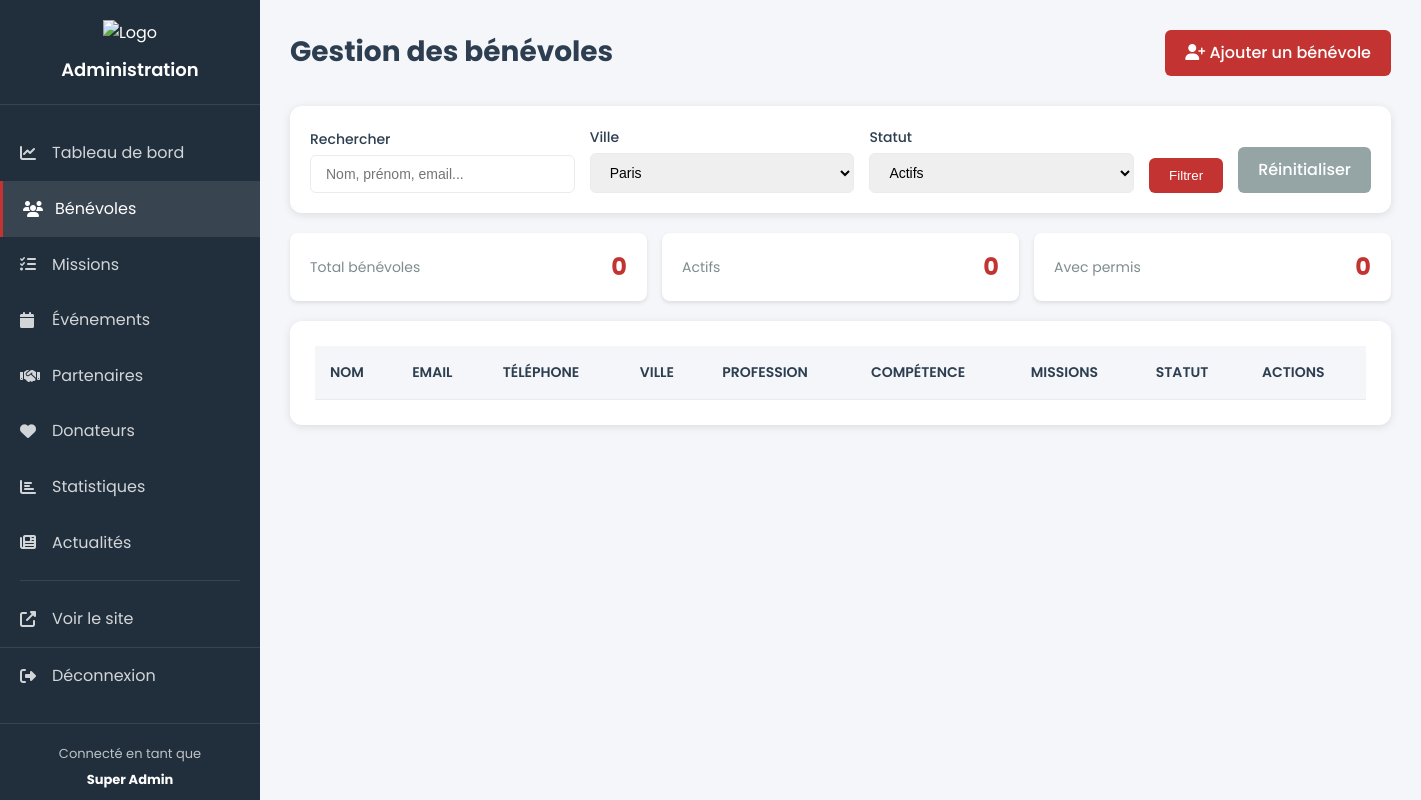
The page /admin/benevoles.php?ville=Paris (signed in) on the database as committed earlier.
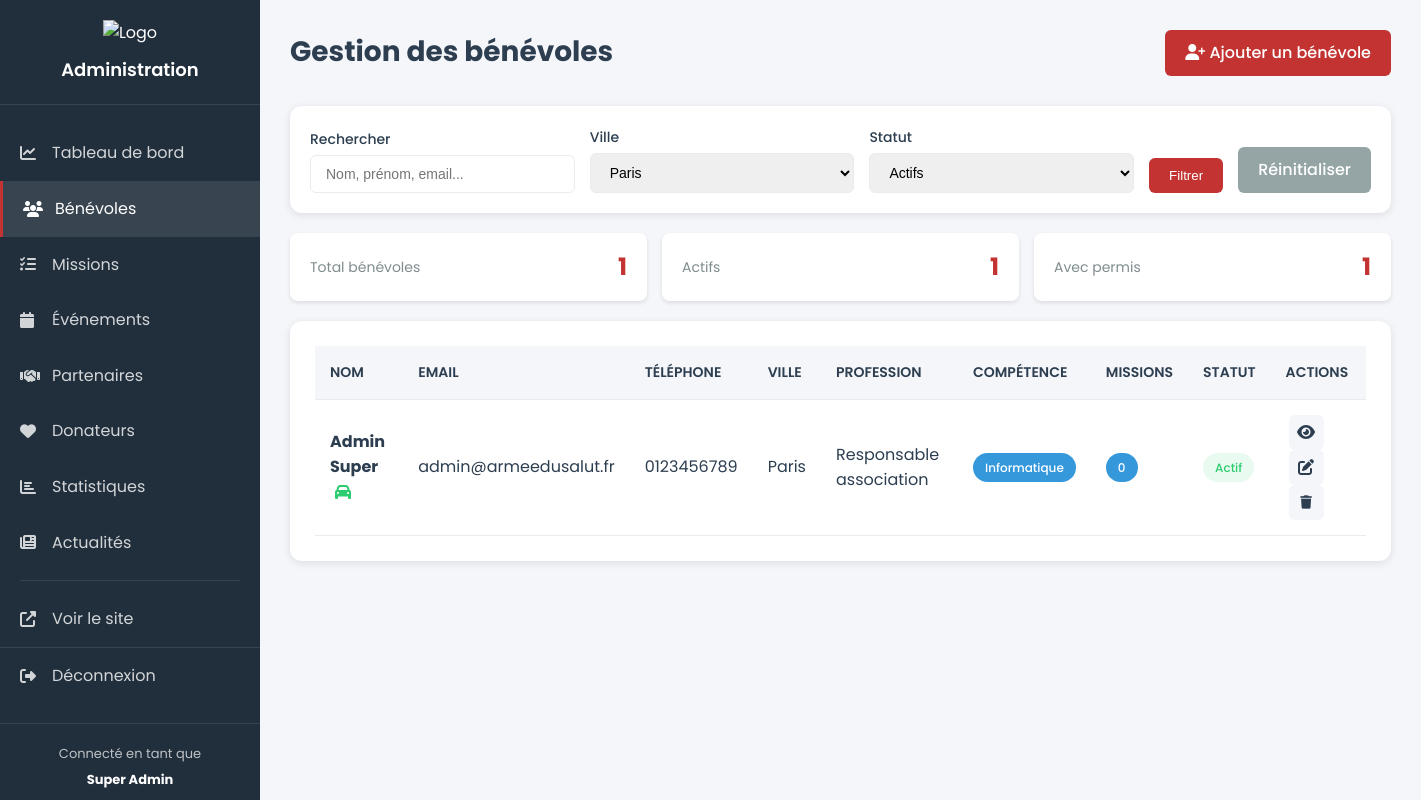
The same page on the database as committed later.
### tables this page shows
CREATE TABLE BENEVOLES (
        IDUtilisateur INTEGER PRIMARY KEY,
        DateNaissance DATE NOT NULL,
        Profession TEXT,
        Actif INTEGER DEFAULT 1,
        Permis INTEGER DEFAULT 0,
        DateCreationBenevole DATE DEFAULT CURRENT_DATE,
        IDVille INTEGER,
        IDRegime INTEGER,
        IDHandicap INTEGER,
        IDCompetence INTEGER,
        FOREIGN KEY (IDUtilisateur) REFERENCES UTILISATEUR(IDUtilisateur) ON DELETE CASCADE,
        FOREIGN KEY (IDVille) REFERENCES VILLE(IDVille),
        FOREIGN KEY (IDRegime) REFERENCES REGIME_ALIMENTAIRE(IDRegime),
        FOREIGN KEY (IDHandicap) REFERENCES HANDICAP(IDHandicap),
        FOREIGN KEY (IDCompetence) REFERENCES COMPETENCE(IDCompetence)
    );

### admin/benevoles.php (the view, shortened to what the changed rows need)
<?php
try {
    $db = new PDO('sqlite:' . __DIR__ . '/../database/arme_du_salut.db');
    $db->setAttribute(PDO::ATTR_ERRMODE, PDO::ERRMODE_EXCEPTION);
} catch(PDOException $e) {
    die('Erreur de connexion : ' . $e->getMessage());
}
$ville_filter = isset($_GET['ville']) ? $_GET['ville'] : '';
$actif_filter = isset($_GET['actif']) ? $_GET['actif'] : '1';
$sql = "
    SELECT
        b.IDUtilisateur,
        u.Nom,
        u.Prenom,
        u.Mail,
        u.Telephone,
        b.DateNaissance,
        b.Profession,
        b.Actif,
        b.Permis,
        v.NomVille,
        r.NomRegime,
        h.NomHandicap,
        c.NomCompetence,
        (SELECT COUNT(*) FROM PARTICIPE_MISSION pm WHERE pm.IDUtilisateur = b.IDUtilisateur) as NbMissions
    FROM BENEVOLES b
    JOIN UTILISATEUR u ON b.IDUtilisateur = u.IDUtilisateur
    LEFT JOIN VILLE v ON b.IDVille = v.IDVille
    LEFT JOIN REGIME_ALIMENTAIRE r ON b.IDRegime = r.IDRegime
    LEFT JOIN HANDICAP h ON b.IDHandicap = h.IDHandicap
    LEFT JOIN COMPETENCE c ON b.IDCompetence = c.IDCompetence
    WHERE 1=1
";
$params = [];
if ($ville_filter) {
    $sql .= " AND v.NomVille = ?";
    $params[] = $ville_filter;
}
if ($actif_filter !== '') {
    $sql .= " AND b.Actif = ?";
    $params[] = $actif_filter;
}
$sql .= " ORDER BY u.Nom, u.Prenom";
$stmt = $db->prepare($sql);
$stmt->execute($params);
$benevoles = $stmt->fetchAll(PDO::FETCH_ASSOC);
include __DIR__ . '/components/admin_header.php';
?>
    <div class="admin-container">
        <div class="admin-content">
            <div class="content-header">
                <h1>Gestion des bénévoles</h1>
            </div>
            <div class="stats-mini">
                <div class="stat-mini">
                    <span class="stat-mini-label">Total bénévoles</span>
                    <span class="stat-mini-value"><?php echo count($benevoles); ?></span>
                </div>
                <div class="stat-mini">
                    <span class="stat-mini-label">Actifs</span>
                    <span class="stat-mini-value"><?php echo count(array_filter($benevoles, fn($b) => $b['Actif'] == 1)); ?></span>
                </div>
                <div class="stat-mini">
                    <span class="stat-mini-label">Avec permis</span>
                    <span class="stat-mini-value"><?php echo count(array_filter($benevoles, fn($b) => $b['Permis'] == 1)); ?></span>
                </div>
            </div>
            <div class="content-section">
                <div class="table-responsive">
                    <table class="admin-table">
                        <thead>
                        <tr>
                            <th>Nom</th>
                            <th>Email</th>
                            <th>Téléphone</th>
                            <th>Ville</th>
                            <th>Profession</th>
                            <th>Compétence</th>
                            <th>Missions</th>
                            <th>Statut</th>
                            <th>Actions</th>
                        </tr>
                        </thead>
                        <tbody>
                        <?php foreach ($benevoles as $b): ?>
                            <tr>
                                <td>
                                    <strong><?php echo htmlspecialchars($b['Nom'] . ' ' . $b['Prenom']); ?></strong>
                                    <?php if ($b['Permis']): ?>
                                        <i class="fas fa-car text-success" title="Permis de conduire"></i>
                                    <?php endif; ?>
                                </td>
                                <td><?php echo htmlspecialchars($b['Mail']); ?></td>
                                <td><?php echo htmlspecialchars($b['Telephone'] ?? '-'); ?></td>
                                <td><?php echo htmlspecialchars($b['NomVille'] ?? '-'); ?></td>
                                <td><?php echo htmlspecialchars($b['Profession'] ?? '-'); ?></td>
                                <td>
                                    <?php if ($b['NomCompetence']): ?>
                                        <span class="badge"><?php echo htmlspecialchars($b['NomCompetence']); ?></span>
                                    <?php else: ?>
                                        -
                                    <?php endif; ?>
                                </td>
                                <td>
                                    <span class="badge badge-info"><?php echo $b['NbMissions']; ?></span>
                                </td>
                                <td>
                                    <?php if ($b['Actif']): ?>
                                        <span class="status-badge status-active">Actif</span>
                                    <?php else: ?>
                                        <span class="status-badge status-inactive">Inactif</span>
                                    <?php endif; ?>
                                </td>
                                <td>
                                    <a href="/admin/benevoles_detail.php?id=<?php echo $b['IDUtilisateur']; ?>"
                                       class="btn-icon" title="Voir">
                                        <i class="fas fa-eye"></i>
                                    </a>
                                    <a href="/admin/benevoles_edit.php?id=<?php echo $b['IDUtilisateur']; ?>"
                                       class="btn-icon" title="Modifier">
                                        <i class="fas fa-edit"></i>
                                    </a>
                                    <form method="POST" style="display:inline;"
                                          onsubmit="return confirm('Êtes-vous sûr ?');">
                                        <button type="submit" class="btn-icon"
                                                title="<?php echo $b['Actif'] ? 'Désactiver' : 'Activer'; ?>">
                                            <i class="fas fa-<?php echo $b['Actif'] ? 'trash' : 'check'; ?>"></i>
                                        </button>
                                    </form>
                                </td>
                            </tr>
                        <?php endforeach; ?>
                        </tbody>
                    </table>
                </div>
            </div>
        </div>
    </div>
<?php include __DIR__ . '/components/admin_footer.php'; ?>

Rows that differ between the two databases and show on the page:
now on this page (row edited): benevoles: Actif "1", Permis "1", Prenom "Admin Super", Mail "admin@armeedusalut.fr", Telephone "0123456789", NomVille "Paris", Profession "Responsable association", NomCompetence "Informatique", NbMissions "0"
Other text that changed with them:
count($benevoles): "0" → "1"
count(array_filter($benevoles, fn($b) => $b['Actif'] == 1)): "0" → (not shown)
count(array_filter($benevoles, fn($b) => $b['Permis'] == 1)): "0" → (not shown)
